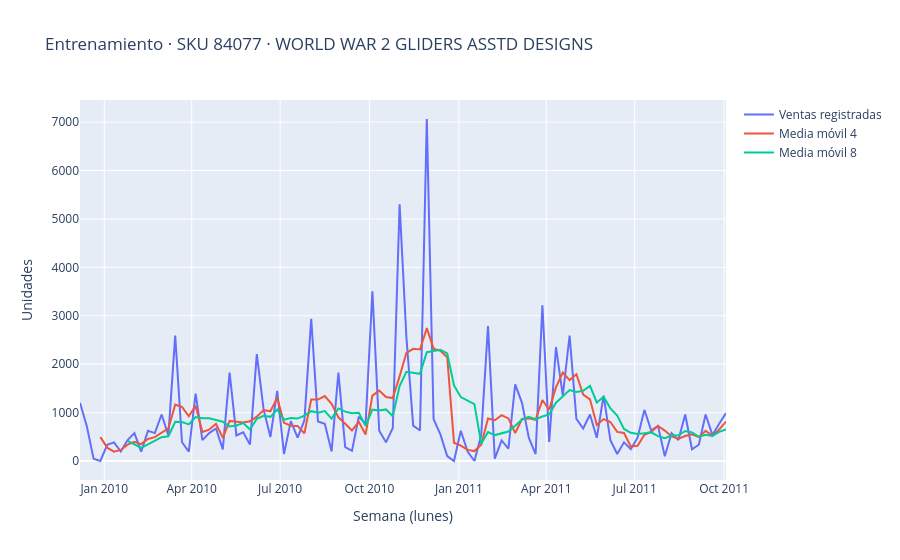
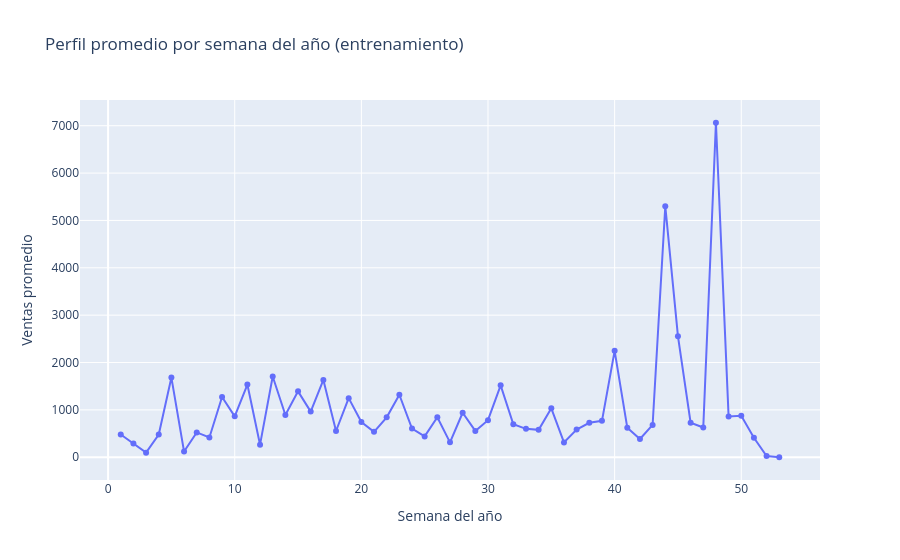

Here is the notebook cell these charts were saved with, in order:
### Markdown cell above
# 7. Exploración (solo con el entrenamiento)

La exploración que orienta decisiones usa únicamente el entrenamiento: mirar el test antes de elegir el modelo sería una fuga de información. En este laboratorio las medias móviles de las **últimas 4 y 8 semanas** se usan para **explorar** el nivel; no se evalúan como método de pronóstico (podrían usarse como tal, pero no forman parte de esta comparación).

### Code cell
explora = pd.DataFrame({"ventas": train})
explora["media_movil_4"] = explora["ventas"].rolling(4).mean()
explora["media_movil_8"] = explora["ventas"].rolling(8).mean()
fig = go.Figure()
for col, nombre in [("ventas", "Ventas registradas"), ("media_movil_4", "Media móvil 4"), ("media_movil_8", "Media móvil 8")]:
    fig.add_trace(go.Scatter(x=explora.index, y=explora[col], name=nombre))
fig.update_layout(title=f"Entrenamiento · SKU {SKU} · {desc}", xaxis_title="Semana (lunes)", yaxis_title="Unidades")
fig.show()

perfil = (explora.assign(semana_anio=explora.index.isocalendar().week.astype(int))
          .groupby("semana_anio")["ventas"].mean().reset_index())
fig = px.line(perfil, x="semana_anio", y="ventas", markers=True,
              title="Perfil promedio por semana del año (entrenamiento)",
              labels={"semana_anio": "Semana del año", "ventas": "Ventas promedio"})
fig.show()

anual = train.groupby(train.index.year).agg(["count", "mean", "median", "max"])
display(anual.round(1))
